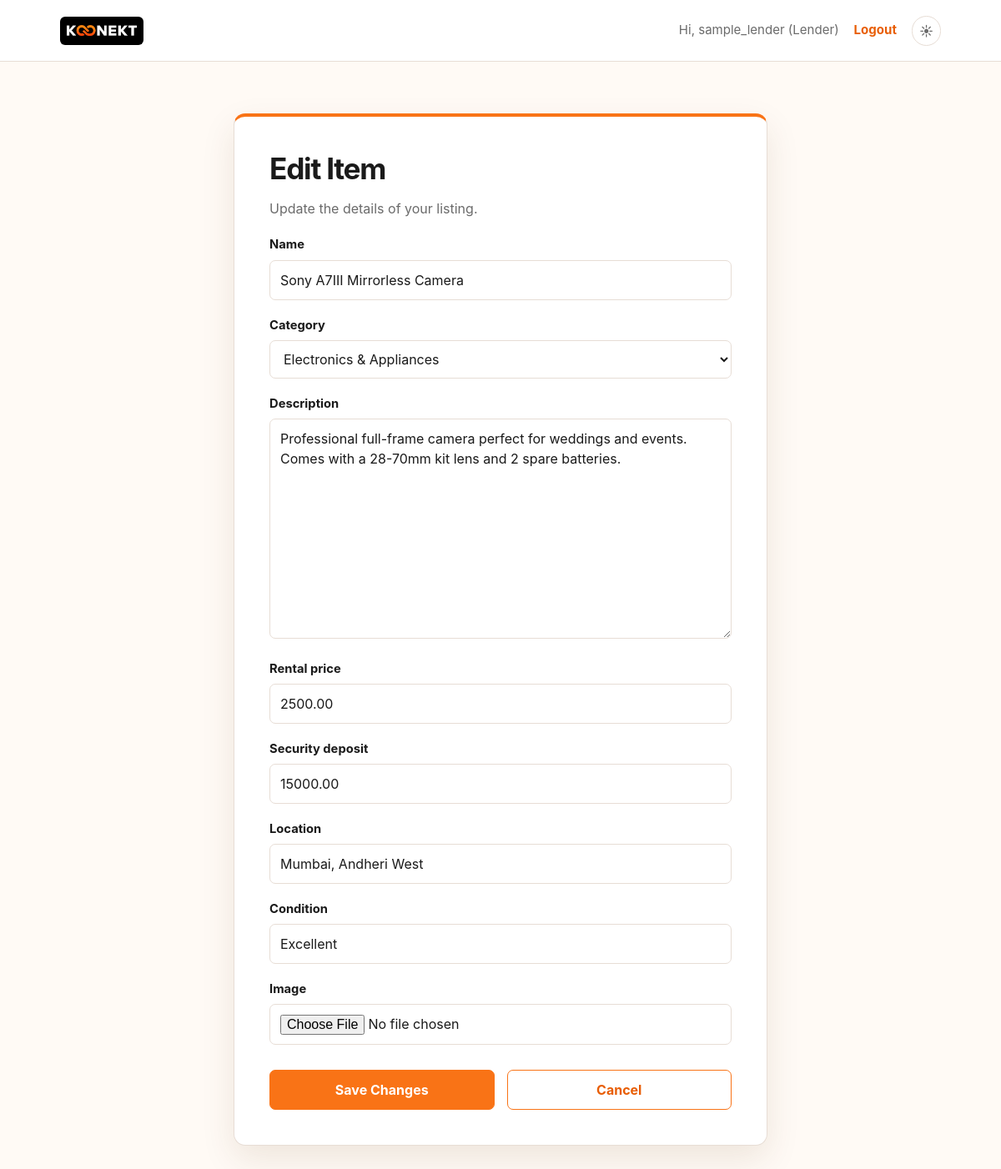
The app's page /product/edit/1/ (signed in) with its own data.
### accounts/models.py (models this page shows, shortened)
class User(AbstractUser):
    class Role(models.TextChoices):
        RENTER = "RENTER", "Renter"
        LENDER = "LENDER", "Lender"
    class KYCStatus(models.TextChoices):
        PENDING = "PENDING", "Pending"
        VERIFIED = "VERIFIED", "Verified"
        REJECTED = "REJECTED", "Rejected"
    role = models.CharField(
        max_length=10,
        choices=Role.choices,
        default=Role.RENTER,
    )
    phone = models.CharField(max_length=15, blank=True)
    kyc_status = models.CharField(
        max_length=10,
        choices=KYCStatus.choices,
        default=KYCStatus.PENDING,
    )
    created_at = models.DateTimeField(auto_now_add=True)

### products/models.py (models this page shows, shortened)
class Product(models.Model):
    owner = models.ForeignKey(
        settings.AUTH_USER_MODEL,
        on_delete=models.CASCADE,
        related_name="products"
    )
    name = models.CharField(max_length=200)
    class Category(models.TextChoices):
        VEHICLES = "Vehicles", "Cars, Bikes & Vehicles"
        ELECTRONICS = "Electronics", "Electronics & Appliances"
        MOBILES = "Mobiles", "Mobiles & Tablets"
        FURNITURE = "Furniture", "Furniture & Decor"
        FASHION = "Fashion", "Fashion & Clothing"
        BOOKS_SPORTS = "Books & Sports", "Books, Sports & Hobbies"
        TOOLS = "Tools", "Tools & Machinery"
        OUTDOORS = "Outdoors", "Outdoors & Camping"
        ENTERTAINMENT = "Entertainment", "Gaming & Entertainment"
        PROPERTIES = "Properties", "Real Estate & Properties"
        OTHER = "Other", "Other"
    category = models.CharField(
        max_length=100,
        choices=Category.choices,
        default=Category.OTHER
    )
    description = models.TextField()
    rental_price = models.DecimalField(
        max_digits=10,
        decimal_places=2
    )
    security_deposit = models.DecimalField(
        max_digits=10,
        decimal_places=2
    )
    location = models.CharField(max_length=200)
    condition = models.CharField(max_length=100)
    image = models.ImageField(
        upload_to="products/",
        blank=True,
        null=True
    )
    available = models.BooleanField(default=True)
    created_at = models.DateTimeField(auto_now_add=True)

### products/views.py (the view)
@login_required
def edit_product(request, product_id):
    product = get_object_or_404(
        Product,
        id=product_id,
        owner=request.user
    )
    if request.method == "POST":
        form = ProductForm(
            request.POST,
            request.FILES,
            instance=product
        )
        if form.is_valid():
            form.save()
            return redirect("lender_products")
    else:
        form = ProductForm(
            instance=product
        )
    return render(
        request,
        "products/product_form.html",
        {
            "form": form,
            "editing_product": product
        }
    )

### products/forms.py
class ProductForm(forms.ModelForm):
    class Meta:
        model = Product
        fields = [
            "name",
            "category",
            "description",
            "rental_price",
            "security_deposit",
            "location",
            "condition",
            "image",
        ]

### products/templates/products/product_form.html (shortened to what this page needs)
{% extends "base.html" %}
{% block content %}
<div class="container">
    <div class="form-card">
        <h1>{% if editing_product %}Edit Item{% else %}List a New Item{% endif %}</h1>
        <p style="margin-bottom: 20px;">
            {% if editing_product %}Update the details of your listing.{% else %}Fill out the details below to start renting out your item.{% endif %}
        </p>
        <form method="POST" enctype="multipart/form-data">
            {% for field in form %}
                <div class="field">
                    <label for="{{ field.id_for_label }}">{{ field.label }}</label>
                    {{ field }}
                </div>
            {% endfor %}
            <div style="display: flex; gap: 15px; margin-top: 30px;">
                <button type="submit" style="flex: 1;">
                    {% if editing_product %}Save Changes{% else %}Publish Listing{% endif %}
                </button>
                <a href="{% url 'lender_products' %}" class="secondary-button" style="flex: 1; text-align: center;">Cancel</a>
            </div>
        </form>
    </div>
</div>
{% endblock %}

### templates/base.html (shortened to what this page needs)
{% load static %}
<!DOCTYPE html>
<html lang="en">
<head>
  <link rel="stylesheet" href="{% static 'css/style.css' %}">
</head>
<body>
  <header class="navbar">
    <a href="{% url 'accounts:dashboard' %}" class="brand" aria-label="Konekt home">
      <img src="{% static 'images/konekt-logo.jpg' %}" alt="Konekt">
    </a>
    <nav>
      {% if user.is_authenticated %}
        <span>Hi, {{ user.username }} ({{ user.role|title }})</span>
        <a href="{% url 'accounts:logout' %}">Logout</a>
      {% else %}
        <a href="{% url 'accounts:login' %}">Login</a>
        <a href="{% url 'accounts:register' %}">Register</a>
      {% endif %}
      <button class="theme-toggle" type="button" aria-label="Toggle color theme" title="Toggle color theme">
        <span class="theme-toggle__sun" aria-hidden="true">☀</span>
      </button>
    </nav>
  </header>
  <main class="container">
    {% block content %}{% endblock %}
  </main>
</body>
</html>

### static/css/style.css (style rules this page uses)
:root { color-scheme: light; --orange: #f97316; --orange-deep: #e85d04; --orange-soft: #fff0df; --page: #fffaf5; --surface: #ffffff; --text: #1a1a1a; --muted: #6b6b6b; --border: #e7ddd5; --shadow: 0 16px 40px rgba(86, 48, 14, .10); }
* { box-sizing: border-box; }
body { margin: 0; min-height: 100vh; background: var(--page); color: var(--text); font-family: Inter, ui-sans-serif, system-ui, -apple-system, BlinkMacSystemFont, "Segoe UI", sans-serif; line-height: 1.5; transition: background-color .2s, color .2s; }
.navbar { min-height: 74px; padding: 10px clamp(20px, 6vw, 88px); display: flex; align-items: center; justify-content: space-between; gap: 24px; background: var(--surface); border-bottom: 1px solid var(--border); }
.brand { display: inline-flex; align-items: center; width: 100px; height: 34px; overflow: hidden; border-radius: 6px; background: #000; padding: 0 8px; }
.brand img { width: 100%; height: 100%; object-fit: contain; object-position: left center; }
nav { display: flex; align-items: center; gap: 18px; font-size: .94rem; }
nav span { color: var(--muted); }
a { color: var(--orange-deep); font-weight: 650; text-decoration: none; }
.theme-toggle { border: 1px solid var(--border); border-radius: 999px; padding: 5px 8px; display: inline-flex; gap: 5px; color: var(--text); background: transparent; cursor: pointer; font-size: 1rem; }
.container { width: min(100% - 40px, 680px); margin: 62px auto; }
.form-card { padding: clamp(25px, 5vw, 42px); background: var(--surface); border: 1px solid var(--border); border-top: 4px solid var(--orange); border-radius: 14px; box-shadow: var(--shadow); }
h1 { margin: 0 0 10px; font-size: clamp(1.65rem, 4vw, 2.2rem); line-height: 1.15; letter-spacing: -.035em; }
p { color: var(--muted); }
.field { margin: 19px 0; }
label { display: block; margin-bottom: 7px; font-size: .92rem; font-weight: 700; color: var(--text); }
input, select, textarea { width: 100%; padding: 11px 12px; color: var(--text); background: var(--surface); border: 1px solid var(--border); border-radius: 7px; font: inherit; }
button, .secondary-button { padding: 11px 17px; border-radius: 7px; border: 1px solid var(--orange); background: var(--orange); color: #fff; font: inherit; font-weight: 750; cursor: pointer; }
.secondary-button { display: inline-block; background: transparent; color: var(--orange-deep); }

### records on screen
User: username "sample_lender", role "Lender"
Product: form "Sony A7III Mirrorless Camera" "Electronics & Appliances" "Professional full-frame camera perfect for weddings and events. Comes with a 28-70mm kit lens and 2 spare batteries." "2500.00" "15000.00" "Mumbai, Andheri West" "Excellent"

### other values on screen
{{ field.label }} "Name" "Category" "Description" "Rental price" "Security deposit" "Location" "Condition" "Image"
